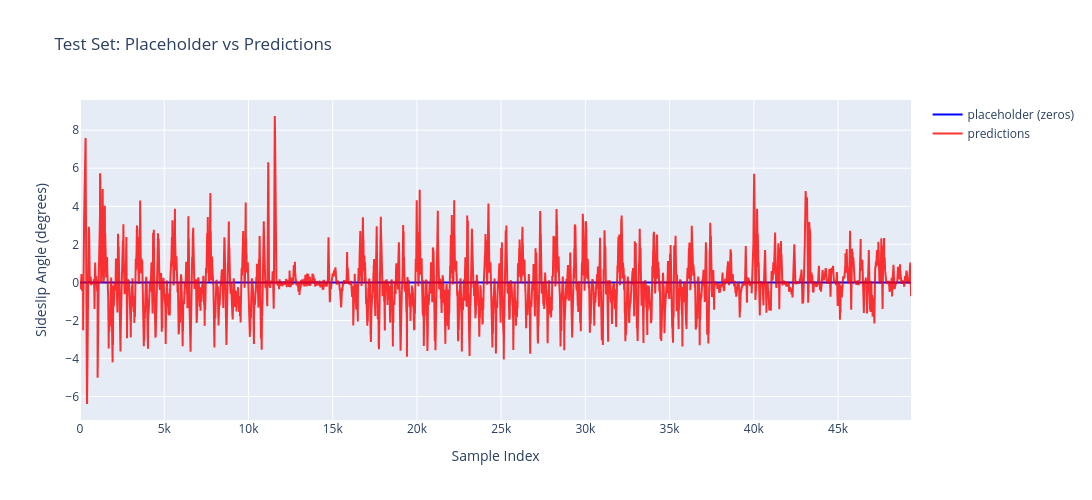

Notebook code for this chart:
### Markdown cell above
## Expected Output Shape

You should have predictions with shape `(49328,)` - this represents one prediction for each sample in the test set.

**Sanity Check:** Even without ground truth, you can visualize your predictions to ensure they:
- Are in a reasonable range (typically -10° to +10° for sideslip)
- Show variation (not all the same value)
- Don't contain NaN or infinite values
- Have a similar distribution to what you saw in training data

### Code cell
# Visualize test predictions (note: test_ground_truths are just zeros here)
fig = go.Figure()
fig.add_trace(go.Scatter(y=test_ground_truths, mode='lines', name='placeholder (zeros)', 
                         line=dict(color='blue')))
fig.add_trace(go.Scatter(y=test_preds.flatten(), mode='lines', name='predictions', 
                         line=dict(color='red'), opacity=0.8))
fig.update_layout(
    title='Test Set: Placeholder vs Predictions',
    xaxis_title='Sample Index',
    yaxis_title='Sideslip Angle (degrees)',
    width=1200,
    height=500
)
fig.show()

### Figure 1 — Plotly figure (JSON) as saved in the notebook; plotly's stock layout.template omitted (floating-point values rounded to 4 significant figures; data arrays with more than 128 entries replaced by an {"elided": "..."} marker saying what was removed)
{"data": [{"line": {"color": "blue"}, "mode": "lines", "name": "placeholder (zeros)", "type": "scatter", "y": {"elided": "49328 int values"}}, {"line": {"color": "red"}, "mode": "lines", "name": "predictions", "opacity": 0.8, "type": "scatter", "y": {"elided": "49328 float values"}}], "layout": {"height": 500, "title": {"text": "Test Set: Placeholder vs Predictions"}, "width": 1200, "xaxis": {"title": {"text": "Sample Index"}}, "yaxis": {"title": {"text": "Sideslip Angle (degrees)"}}}}
